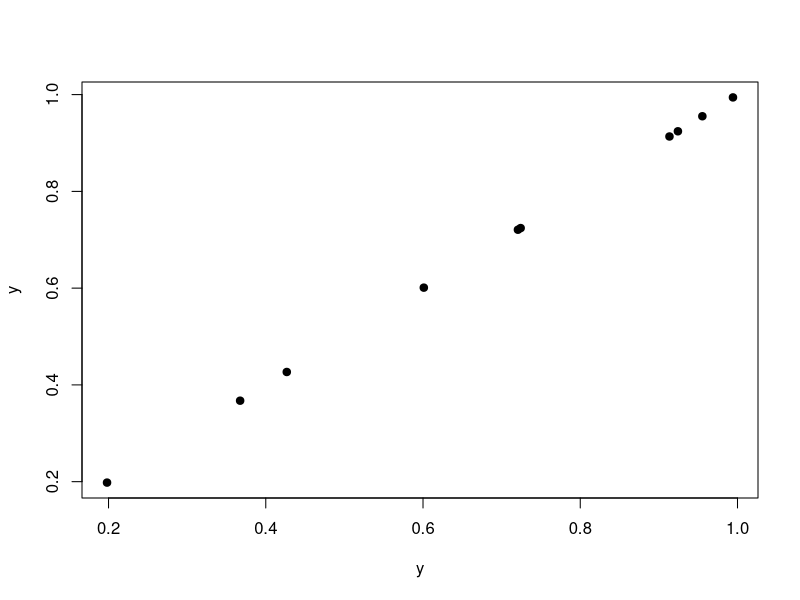
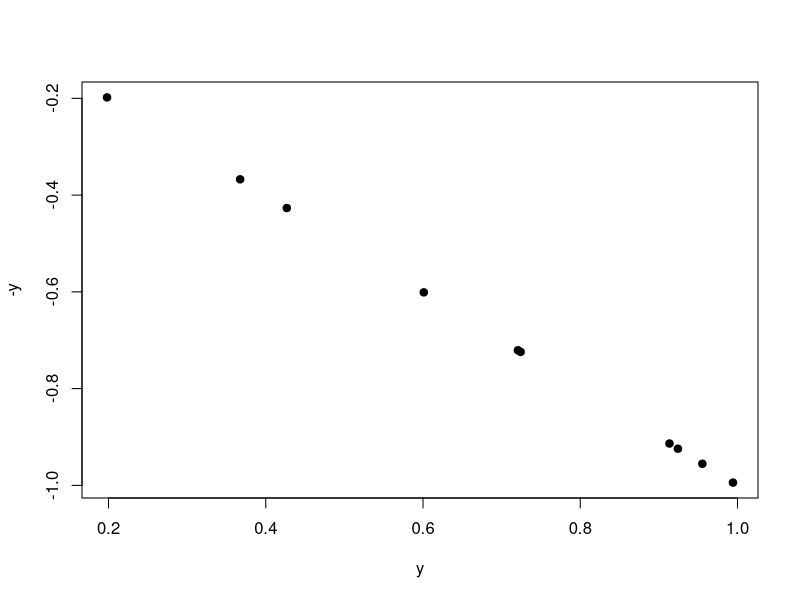
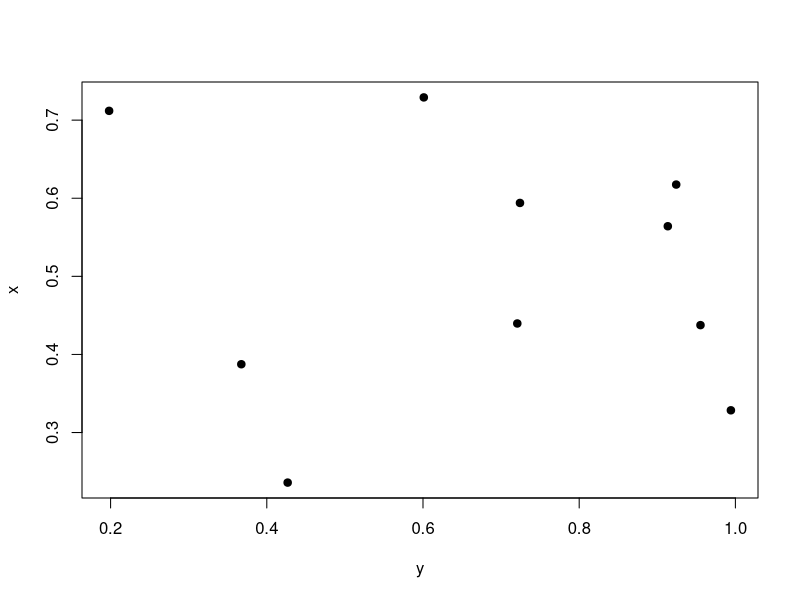
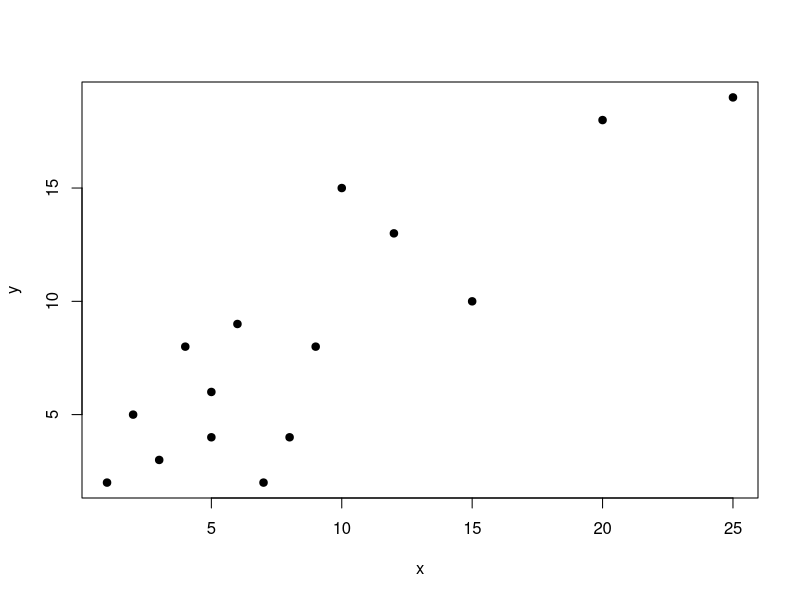
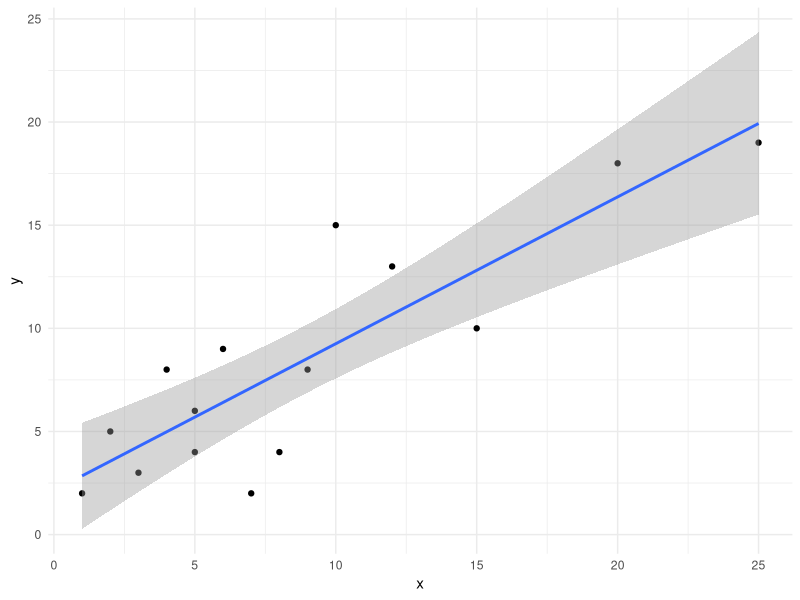
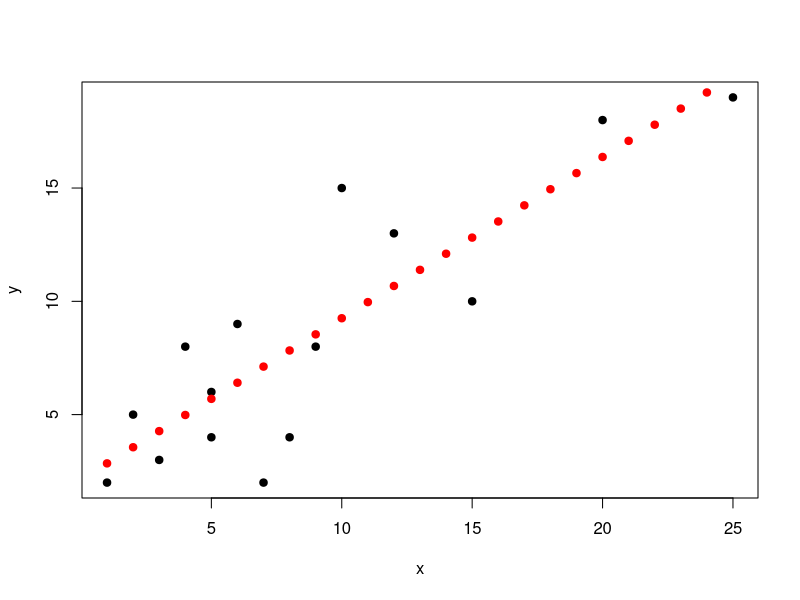

Source code (R) for these figures, in order:
## ---- chunk 1
# load required libraries

library(tidyverse)
## ---- chunk 2
### ILLUSTRATIVE PURPOSES ONLY

# create two random uniform distributions
y <- runif(10)
x <- runif(10)
## ---- chunk 3
plot(y, y, pch = 19)
## ---- chunk 4
cor(y, y)
## ---- chunk 5
plot(y, -y, pch = 19)
## ---- chunk 6
cor(y, -y)
## ---- chunk 7
plot(y, x, 
     pch = 19, 
     asp = 1) # aspect ratio
## ---- chunk 8
cor(y, x) |> 
  round(2)
## ---- chunk 9
set.seed(8675309)

### EXAMPLE DATA
x <- c(1,2,5,3,4,5,8,7,9,6,10,12,15,20,25)
y <- c(2,5,4,3,8,6,4,2,8,9,15,13,10,18,19)

plot(x, y, pch = 19)
## ---- chunk 10
cor(x, y, method = "pearson") |> 
  round(2)
## ---- chunk 11
biol305_cor <- function(x=NA, y=NA, method = "pearson"){
  if(is.data.frame(x)==T){
    if(ncol(x)==2){
      r <- cor(x[,1], x[,2], method = method)
    }else{
      r <- cor(x, method = method)
    }

    r2 <- r
    r[r==1|r==-1] <- 0
    
    n <- 2*nrow(x)
  }else{
    r <- cor(x, y, method = method)
    
    n <- 2*length(x)
  }
  
  t_val <- r*sqrt((n-2)/(1-r^2))
  
  p <- pt(t_val, df = n - 2)
  
  p[p > 0.5] <- 1 - p[p > 0.5]
  p[p > 0.005] <- round(p[p > 0.005],2)
  p[p > 0.0005] <- round(p[p > 0.0005],3)
  p[p > 0.00005] <- round(p[p > 0.00005],4)
  p[p < 0.00005] <- "< 0.0001"
  
  if(is.data.frame(x)==T){
    print("Correlation:")
    print(round(r, 2))
    if(ncol(x) == 2){
      print(paste0("Degrees of freedom: ", n - 2))
      print(paste0("t value: ", round(t_val, 2)))
      print(paste0("P value: ", p))
    }
    if(ncol(x) > 2){
      print(paste0("Degrees of freedom: ", n - 2))
      print("")
      print("t value: ")
      print(round(t_val, 2))
      print("")
      print("P value: ")
      print(p)
    }
  }else{
    print(paste0("Correlation: ", round(r, 2)))
    print(paste0("Degrees of freedom: ", n - 2))
    print(paste0("t value: ", round(t_val, 2)))
    print(paste0("P value: ", p))
  }
}
## ---- chunk 12
biol305_cor(x, y, method = "pearson")
## ---- chunk 13
xy_linear <- lm(y ~ x)

summary(xy_linear)
## ---- chunk 14
data <- data.frame(x, y)

data
## ---- chunk 15
ggplot(data, aes(x = x, y = y)) +
  geom_point() +
  stat_smooth(method = "lm") + 
  theme_minimal()
## ---- chunk 16
# must be in data frame format
test_data <- data.frame(1:25)

colnames(test_data) <- "x" # must be same as explanatory in data

predict(xy_linear, test_data)
## ---- chunk 17
plot(x, y, pch = 19)
points(1:25, as.numeric(predict(xy_linear, test_data)),
       pch = 19, col = "red")
